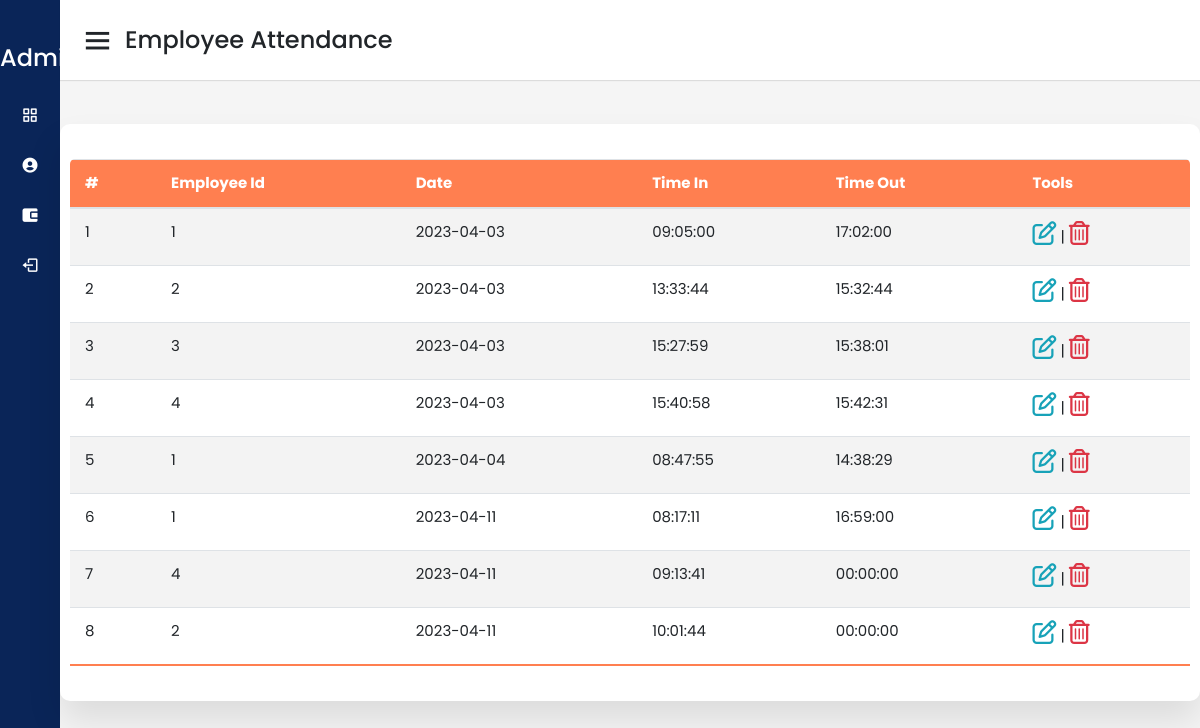
Before: /attendance.php with the older database file.
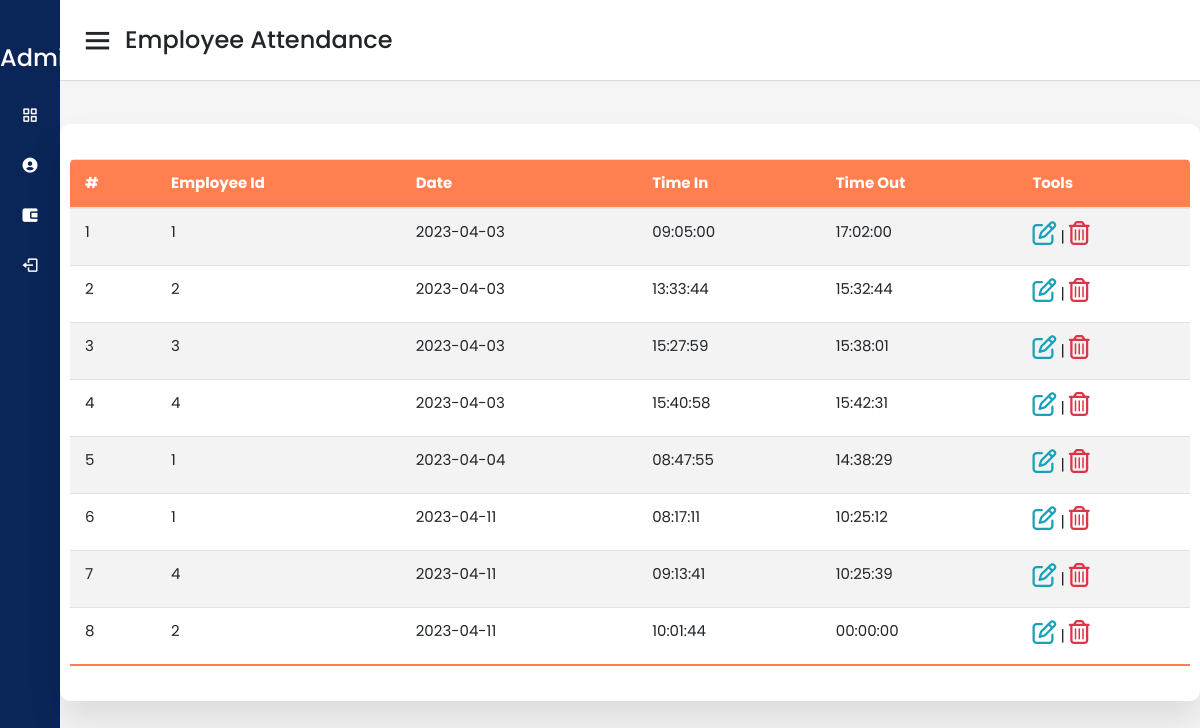
After: the same page with the newer database file.
### tables this page shows
CREATE TABLE `attendance` (
  `id` int(11) NOT NULL,
  `employee_id` int(11) NOT NULL,
  `date` date NOT NULL,
  `time_in` time NOT NULL DEFAULT current_timestamp(),
  `status` int(1) NOT NULL,
  `time_out` time NOT NULL,
  `num_hr` double NOT NULL,
  `start_break` time NOT NULL,
  `end_break` time NOT NULL
);

### attendance.php (the view, shortened to what this page needs)
<?php
include("config/config.php");
include "nav-Items.php";
?>
<!DOCTYPE html>
<html lang="en">
<head>
    <head>
        <link rel="stylesheet" href="https://cdn.jsdelivr.net/npm/bootstrap@4.6.1/dist/css/bootstrap.min.css"
>
        <link rel="stylesheet" href="https://pro.fontawesome.com/releases/v5.10.0/css/all.css"
 />
        <link href="https://cdn.datatables.net/1.10.18/css/dataTables.bootstrap4.min.css" rel="stylesheet">
        <link rel="stylesheet" href="sidebar.css" />
        <link href="https://unpkg.com/boxicons@2.0.7/css/boxicons.min.css" rel="stylesheet" />
    </head>
<body>
    <div class="sidebar">
        <div class="logo-details">
            <span class="logo_name">&nbsp;&nbsp;&nbsp;&nbsp;&nbsp; Administrator</span>
        </div>
        <?php navItems("Profile") ?>
    </div>
    <section class="home-section">
        <nav>
            <div class="sidebar-button">
                <i class="bx bx-menu sidebarBtn"></i>
                <span class="dashboard">Employee Attendance</span>
            </div>
        </nav>
        <div class="home-content">
            <section class="attendance">
                <div class="attendance-list">
                    <table id="dataTable_1" class="table">
                        <thead>
                            <tr>
                                <th>#</th>
                                <th>Employee id</th>
                                <th>Date</th>
                                <th>Time In</th>
                                <th>Time Out</th>
                                <th>Tools</th>
                            </tr>
                        </thead>
                        <tbody>
                            <?php
                            $sql = "SELECT * from attendance";
                            $result = $conn->query($sql);
                            $i = 1;
                            if ($result->num_rows > 0) {
                            while($row = $result->fetch_assoc()) {
                                echo "<tr>
                                <td>". $i ."</td>
                                <td>". $row['employee_id'] . "</td>
                                <td>" . $row['date'] . "</td>
                                <td>" . $row['time_in'] . "</td>
                                <td>" .$row['time_out']. "</td>
                                <td><i class='far fa-edit text-info h4'></i></a> | ";
                                ?>
                            <a href="#" class="delete" data-employee_id="<?=$row['id']?>">
                                <i class="far fa-trash-alt text-danger h4"></i>
                            </a>
                            <?php
                                    $i++;
                                  }
                                } else {
                                  echo "<tr> <td colspan = '9'> NO RECORDS FOUND</td> </tr>";
                                }
                            ?>
                        </tbody>
                    </table>
                </div>
            </section>
</body>
</html>

### nav-Items.php
<?php function navItems($active) { ?>
<?php
        $items = [
            [
                "caption"=> "Employee",
                "icon"=> "bx bx-grid-alt",
                "url"=> "dashboard.php"
            ],
            [
                "caption"=> "Attendance",
                "icon"=> "bx bxs-user-circle",
                "url"=> "attendance.php"
            ],
            [
                "caption"=> "Payroll",
                "icon"=> "bx bxs-wallet-alt",
                "url"=> "Payroll.php"
            ],
            [
                "caption"=> "Logout",
                "icon"=> "bx bx-log-out",
                "url"=> "Logout.php"
            ],
        ];
    ?>
<ul class="nav-links">
    <?php foreach ($items as $item) { ?>
    <li>
        <a href="<?= $item["url"] ?>" style="color: white" class="<?= $item["caption"] == $active ? "active": "" ?>">
            <i class='<?= $item["icon"] ?>'></i>
            <span class="link_name"><?= $item["caption"] ?></span>
        </a>
    </li>
    <?php } ?>
</ul>
<?php } ?>

### sidebar.css (style rules this page uses)
* { margin: 0; padding: 0; box-sizing: border-box; font-family: 'Poppins', sans-serif; }
.sidebar { position: fixed; height: 100%; width: 240px; background: #0A2558; transition: all 0.5s ease; }
.sidebar .logo-details { height: 80px; display: flex; align-items: center; }
.sidebar .logo-details .logo_name { color: #fff; font-size: 24px; font-weight: 500; }
.sidebar .nav-links { margin-top: 10px; }
.sidebar .nav-links li { position: relative; list-style: none; height: 50px; }
.sidebar .nav-links li a { height: 100%; width: 100%; display: flex; align-items: center; text-decoration: none; transition: all 0.4s ease; }
.sidebar .nav-links li i { min-width: 60px; text-align: center; font-size: 18px; color: #fff; }
.home-section { position: relative; background: #f5f5f5; min-height: 100vh; width: calc(100% - 240px); left: 240px; transition: all 0.5s ease; }
.home-section nav { display: flex; justify-content: space-between; height: 80px; background: #fff; display: flex; align-items: center; position: fixed; width: calc(100% - 240px); left: 240px; z-index: 100; padding: 0 20px; box-shadow: 0 1px 1px rgba(0, 0, 0, 0.1); transition: all 0.5s ease; }
.home-section nav .sidebar-button { display: flex; align-items: center; font-size: 24px; font-weight: 500; }
nav .sidebar-button i { font-size: 35px; margin-right: 10px; }
.home-section .home-content { position: relative; padding-top: 104px; }
.attendance { margin-top: 20px; text-transform: capitalize; }
.attendance-list { width: 100%; padding: 10px; margin-top: 10px; background: #fff; border-radius: 10px; box-shadow: 0 20px 35px rgba(0, 0, 0, 0.1); }
.table { border-collapse: collapse; margin: 25px 0; font-size: 15px; min-width: 100%; overflow: hidden; border-radius: 5px 5px 0 0; }
table thead tr { color: #fff; background: coral; text-align: left; font-weight: bold; }
.table th, .table td { padding: 12px 15px; }
.table tbody tr { border-bottom: 1px solid #ddd; }
.table tbody tr:nth-of-type(odd) { background: #f3f3f3; }
.table tbody tr:last-of-type { border-bottom: 2px solid coral; }
@media (max-width: 1240px) { .sidebar { width: 60px; } }
@media (max-width: 1240px) { .home-section { width: calc(100% - 60px); left: 60px; } }
@media (max-width: 1240px) { .home-section nav { width: calc(100% - 60px); left: 60px; } }

Changed rows visible on the page:
changed attendance (number 6 of 8 on the later page): time_out "16:59:00" → "10:25:12"
changed attendance (number 7 of 8 on the later page): time_out "00:00:00" → "10:25:39"
